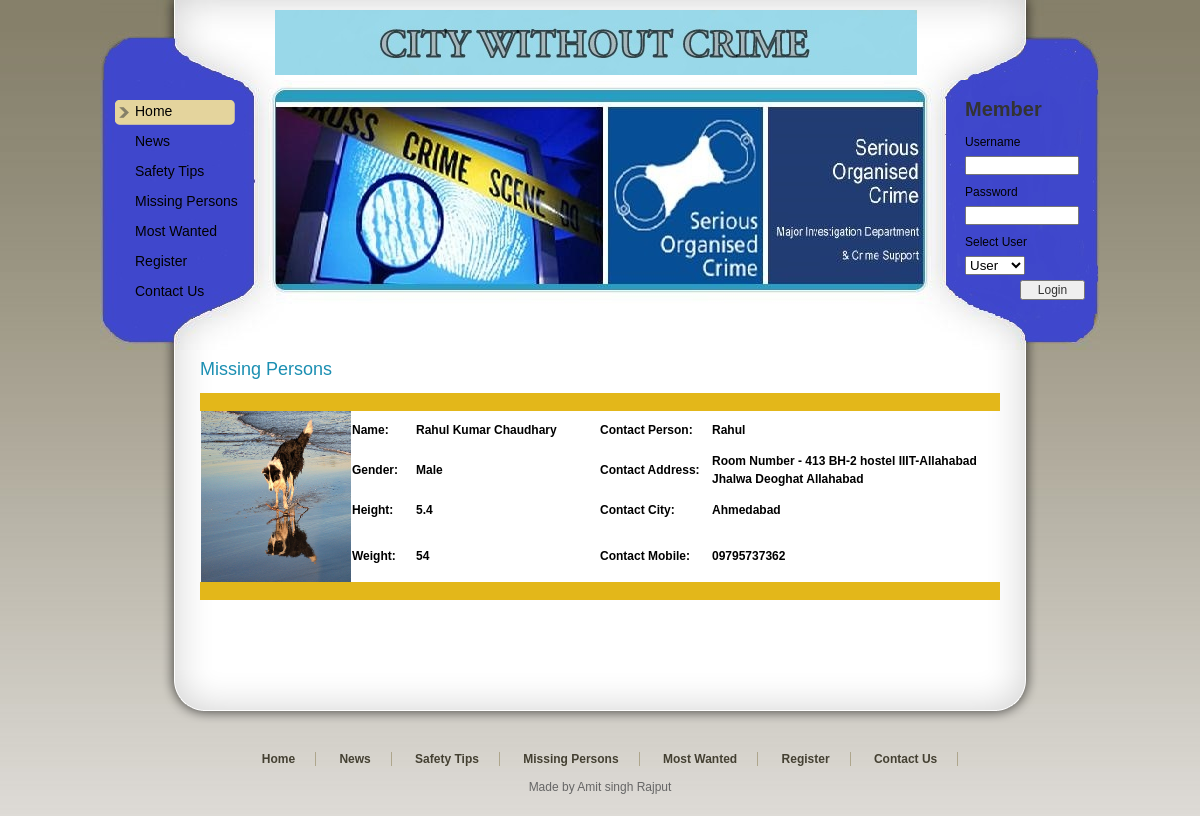
The page /Missing.php on the database its author committed.
### tables this page shows
CREATE TABLE `missingperson_tbl` (
  `Person_Id` int(11) NOT NULL,
  `First_Name` varchar(20) NOT NULL,
  `Middle_Name` varchar(20) NOT NULL,
  `Last_Name` varchar(20) NOT NULL,
  `Gender` varchar(10) NOT NULL,
  `Birth_Date` date NOT NULL,
  `Weight` int(11) NOT NULL,
  `Height` float NOT NULL,
  `Contact_Person` varchar(20) NOT NULL,
  `Contact_Address` varchar(100) NOT NULL,
  `Contact_City` varchar(20) NOT NULL,
  `Contact_Mobile` varchar(11) NOT NULL,
  `Photo` varchar(100) NOT NULL,
  `Station_Name` varchar(50) NOT NULL
);

### Missing.php (the view, shortened to what this page needs)
<!DOCTYPE html PUBLIC "-//W3C//DTD XHTML 1.0 Transitional//EN" "http://www.w3.org/TR/xhtml1/DTD/xhtml1-transitional.dtd">
<html xmlns="http://www.w3.org/1999/xhtml">
    <head>
        <link href="templatemo_style.css" rel="stylesheet" type="text/css" />
    </head>
    <body>
        <div id="templatemo_wrapper">
            <?php
            include "Header.php"
            ?>
            <div id="templatemo_content">
                <div class="section_w800">
                    <h2>Missing Persons</h2>
                    <?php
                    $con = mysqli_connect("localhost", "root");
                    mysqli_select_db($con,"cms");
                    $sql = "select * from missingperson_tbl order by Station_Name";
                    $result = mysqli_query( $con,$sql);
                    while ($row = mysqli_fetch_array($result)) {
                        $Name = $row['First_Name'] . " " . $row['Middle_Name'] . " " . $row['Last_Name'];
                        $Gender = $row['Gender'];
                        $Height = $row['Height'];
                        $Weight = $row['Weight'];
                        $Contact_Person = $row['Contact_Person'];
                        $Contact_Address = $row['Contact_Address'];
                        $Contact_City = $row['Contact_City'];
                        $Contact_Mobile = $row['Contact_Mobile'];
                        $Photo = $row['Photo'];
                        ?>
                        <table width="100%" border="0" cellspacing="0" cellpadding="0">
                            <tr>
                                <td colspan="5" bgcolor="#E3B71A">&nbsp;</td>
                            </tr>
                            <tr>
                                <td width="19%" rowspan="4" align="center" valign="top"><strong><img src="Documents/<?php echo $Photo; ?>" alt="" width="150" height="171" border="5" /></strong></td>
                                <td width="8%" height="38"><span class="style3"><strong>Name:</strong></span></td>
                                <td width="23%"><span class="style3"><strong><?php echo $Name; ?></strong></span></td>
                                <td width="14%"><span class="style3"><strong>Contact Person:</strong></span></td>
                                <td width="36%"><span class="style3"><strong><?php echo $Contact_Person; ?></strong></span></td>
                            </tr>
                            <tr>
                                <td height="41"><span class="style3"><strong>Gender:</strong></span></td>
                                <td><span class="style3"><strong><?php echo $Gender; ?></strong></span></td>
                                <td><span class="style3"><strong>Contact Address:</strong></span></td>
                                <td><span class="style3"><strong><?php echo $Contact_Address; ?></strong></span></td>
                            </tr>
                            <tr>
                                <td height="40"><span class="style3"><strong>Height:</strong></span></td>
                                <td><span class="style3"><strong><?php echo $Height; ?></strong></span></td>
                                <td><span class="style3"><strong>Contact City:</strong></span></td>
                                <td><span class="style3"><strong><?php echo $Contact_City; ?></strong></span></td>
                            </tr>
                            <tr>
                                <td height="52"><span class="style3"><strong>Weight:</strong></span></td>
                                <td><span class="style3"><strong><?php echo $Weight; ?></strong></span></td>
                                <td><span class="style3"><strong>Contact Mobile:</strong></span></td>
                                <td><span class="style3"><strong><?php echo $Contact_Mobile; ?></strong></span></td>
                            </tr>
                            <tr>
                                <td colspan="5" bgcolor="#E3B71A">&nbsp;</td>
                            </tr>
                        </table>
                        <?php
                    }
                    ?>
                    <p>&nbsp;</p>
                    <p>&nbsp;</p>
                </div>
            </div>
            <?php
            include "Footer.php";
            ?>
        </div>
    </body>
</html>

### Header.php (shortened to what this page needs)
<div id="templatemo_header_bar">
    <div id="header">
        <img src="images/Head.JPG"/>
    </div>
</div>
<div id="templatemo_banner">
    <div id="templatemo_menu">
        <ul>
            <li><a href="Index.php" class="current">Home</a></li>
            <li><a href="News.php">News</a></li>
            <li><a href="Tips.php">Safety Tips</a></li>
            <li><a href="Missing.php">Missing Persons</a></li>
            <li><a href="Wanted.php">Most Wanted</a></li>
            <li><a href="Register.php">Register</a></li>
            <li><a href="Contact.php">Contact Us</a></li>
        </ul>
    </div>
    <div id="templatemo_slider">
    </div>
    <div id="login">
        <h2>Member</h2>
        <form action="login.php" method="post">
            <label><span class="style1">Username</span></label>
            <input type="text" value="" name="username" size="10" class="input_field" title="username" />
            <label><span class="style1">Password</span></label>
            <input type="password" value="" name="password" class="input_field" title="password" />
            <label><span class="style1">Select User</span></label>
            <label>
                <select name="cmbUser" id="cmbUser">
                    <option>User</option>
                </select>
            </label>
            <input type="submit" name="login" value="Login" alt="login" id="submit_btn" title="Login" />
        </form>
    </div>
</div>

### Footer.php
<div id="templatemo_content_bottom"></div>
<div id="templatemo_footer">
    <ul class="footer_menu">
        <li><a href="Index.php" class="current">Home</a></li>
        <li><a href="News.php">News</a></li>
        <li><a href="Tips.php">Safety Tips</a></li>
        <li><a href="Missing.php">Missing Persons</a></li>
        <li><a href="Wanted.php">Most Wanted</a></li>
        <li><a href="Register.php">Register</a></li>
        <li><a href="Contact.php">Contact Us</a></li>
    </ul>
    Made by Amit singh Rajput</div>

### templatemo_style.css (style rules this page uses)
body { margin: 0; padding: 0; line-height: 1.5em; font-family: Arial, Helvetica, sans-serif; font-size: 12px; color: #666; background: #666 url(images/templatemo_body.jpg) repeat-x top; }
a:link, a:visited { color: #0099CC; text-decoration: none; font-weight: normal; }
p { margin: 0px; padding: 0px; line-height:35px; }
img { margin: 0px; padding: 0px; border: none; }
h2 { margin: 0 0 5px 0; padding: 10px 0; font-size: 24px; font-weight: normal; color: #1b8fb2; }
#templatemo_wrapper { width: 1000px; margin: 0 auto; }
#templatemo_header_bar { width: 650px; height: 60px; padding: 10px 175px; overflow: hidden; background: url(images/templatemo_header.jpg) top no-repeat; }
#templatemo_header_bar #header { float: left; width: 650px; overflow: hidden; }
#templatemo_banner { clear: both; width: 990px; height: 200px; padding: 10px 5px 60px 5px; overflow: hidden; background: url(images/templatemo_banner.jpg) no-repeat; }
#templatemo_menu { float: left; width: 140px; padding: 10px 0 0 10px; margin-right: 20px; }
#templatemo_menu ul { margin: 0px; padding: 0px; list-style: none; }
#templatemo_menu ul li { padding: 0px; margin: 0px; }
#templatemo_menu ul li a { display: block; height: 23px; padding: 2px 0 0 20px; margin-bottom: 5px; font-size: 14px; text-decoration: none; color: #000000; font-weight: normal; outline: none; }
#templatemo_menu li a:hover, #templatemo_menu li .current { background: url(images/templatemo_menu_hover.png) no-repeat left center; }
#templatemo_slider { float: left; width: 650px; height: 200px; margin-right: 40px; }
#templatemo_banner #login { float: left; width: 120px; }
#login h2 { font-size: 20px; font-weight: bold; color: #333; }
#login form { float: right; width: 120px; margin: 0; padding: 0; }
#login form label { display: block; margin-bottom: 5px; }
.input_field { height: 15px; width: 100px; padding: 0 5px; margin-bottom: 8px; color: #000000; font-size: 12px; font-variant: normal; line-height: normal; }
#submit_btn { float: right; height: 20px; width: 65px; margin: 0px; cursor: pointer; font-size: 12px; text-align: center; vertical-align: bottom; white-space: pre; color: #333; outline: none; }
#templatemo_content { clear: both; width: 800px; padding: 0 100px; background: url(images/templatemo_content_middle.png) repeat-y center; }
#templatemo_content_bottom { width: 1000px; height: 60px; background: url(images/templatemo_content_bottom.png) no-repeat; }
#templatemo_content h2 { font-size: 18px; }
.section_w800 { clear: both; width: 800px; }
#templatemo_footer { width: 970px; padding: 20px 10px; margin: 0 auto; text-align: center; color: #666; }
#templatemo_footer a { font-weight: bold; color: #444032; }
#templatemo_footer .footer_menu { margin: 0 0 10px 0; padding: 0px; list-style: none; }
.footer_menu li { margin: 0px; padding: 0 20px; display: inline; border-right: 1px solid #aea68c; }
.footer_menu li a { color: #ffffff; }

### rows shown on the page
missingperson_tbl: Photo (picture), Name "Rahul Kumar Chaudhary", Contact_Person "Rahul", Gender "Male", Contact_Address "Room Number - 413 BH-2 hostel IIIT-Allahabad Jhalwa Deoghat Allahabad", Height "5.4", Contact_City "Ahmedabad", Weight "54", Contact_Mobile "09795737362"
